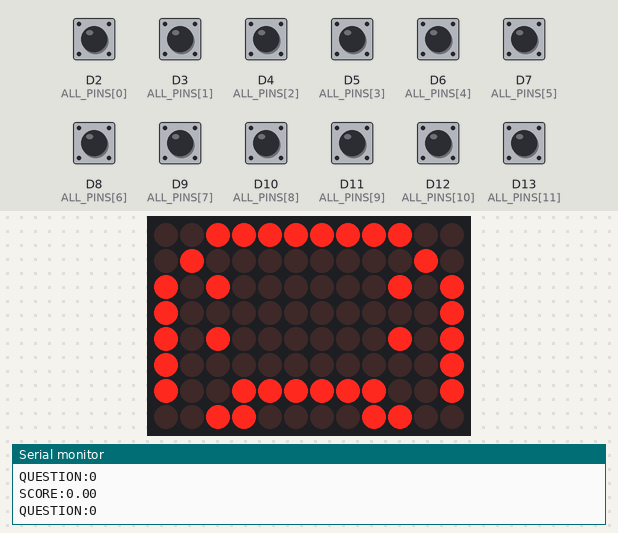
The sketch below on a simulated Arduino Uno R4 WiFi. Parts: 12×8 LED matrix, the last lines printed to the serial monitor. The inputs (shaded band) are chosen by the test bench; at power-on: D2 (ALL_PINS[0]), D3 (ALL_PINS[1]), D4 (ALL_PINS[2]), D5 (ALL_PINS[3]), D6 (ALL_PINS[4]), D7 (ALL_PINS[5]), D8 (ALL_PINS[6]), D9 (ALL_PINS[7]), D10 (ALL_PINS[8]), D11 (ALL_PINS[9]), D12 (ALL_PINS[10]), D13 (ALL_PINS[11]) HIGH.

Above: at 3.2 s.
3.3 s: D2 (ALL_PINS[0]) pulled LOW for 0.15 s
At 4.7 s:
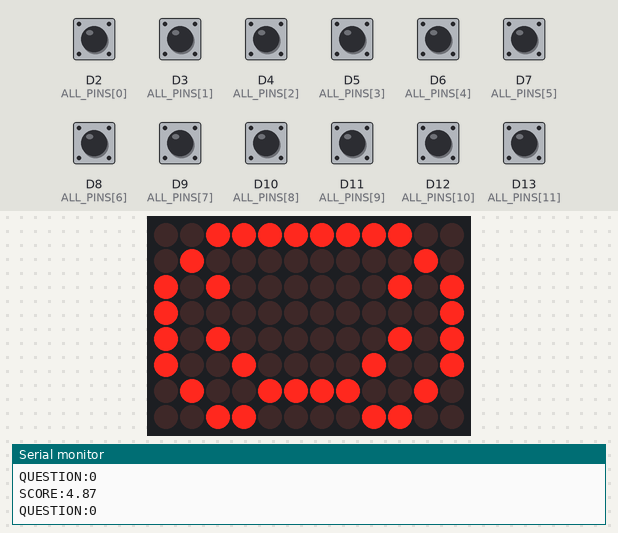
5.4 s: D4 (ALL_PINS[2]) pulled LOW for 0.15 s
At 7.7 s:
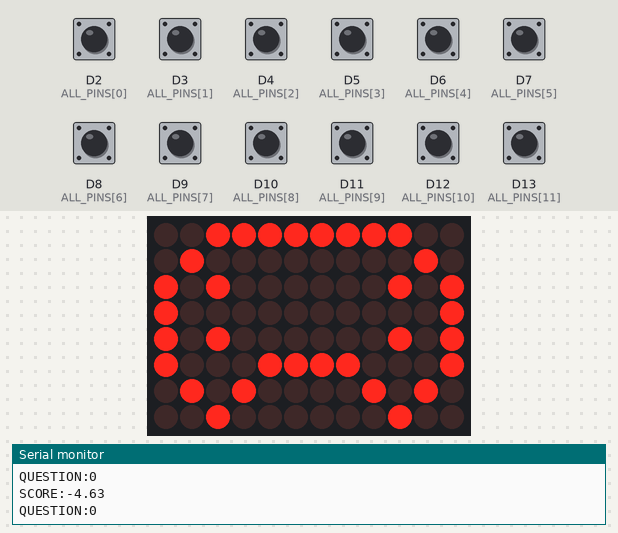
8.5 s: D3 (ALL_PINS[1]) pulled LOW for 0.15 s
At 11.2 s:
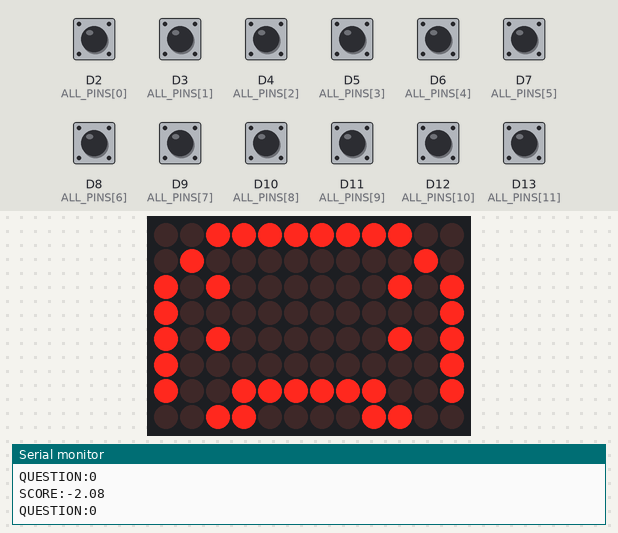
11.5 s: D5 (ALL_PINS[3]) pulled LOW for 0.15 s
13.1 s: D9 (ALL_PINS[7]) pulled LOW for 0.15 s
At 14.5 s:
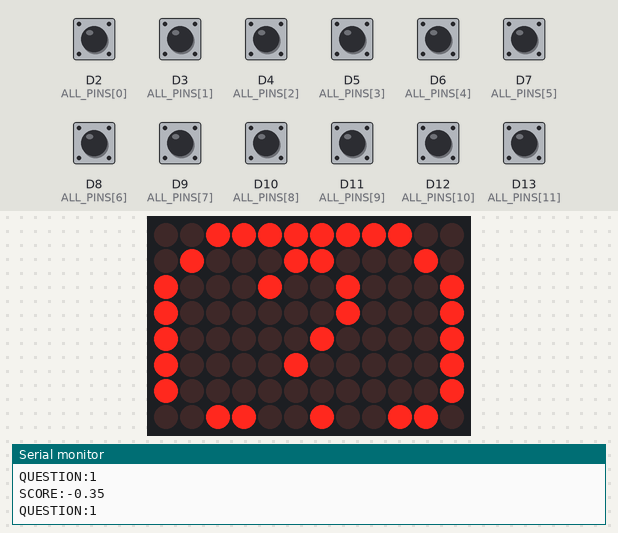
Timing chart, 0 to 16.1 s (numbered marks = the images above; inputs shaded):
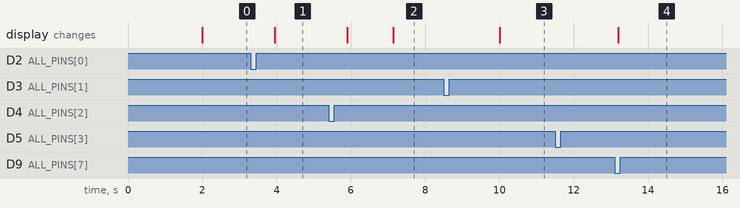

The sketch:

ClassroomMood3Students.ino
```cpp
/*
  Classroom Mood Monitor — 3 Fixed Student Stations
  ==================================================
  Each student has their own 4 buttons on the breadboard.

  Student 1: D2=Happy  D3=Neutral  D4=Sad  D5=Question
  Student 2: D6=Happy  D7=Neutral  D8=Sad  D9=Question
  Student 3: D10=Happy D11=Neutral D12=Sad D13=Question

  Output:
    - LED matrix shows happy/neutral/sad face
    - Serial sends SCORE: and QUESTION: for the slideshow bridge
*/

#include "Arduino_LED_Matrix.h"
ArduinoLEDMatrix matrix;

// ── Pin layout ───────────────────────────────────────────────────
const int NUM_STUDENTS = 3;

const int PIN_HAPPY[3]    = { 2,  6, 10 };
const int PIN_NEUTRAL[3]  = { 3,  7, 11 };
const int PIN_SAD[3]      = { 4,  8, 12 };
const int PIN_QUESTION[3] = { 5,  9, 13 };

const int NUM_PINS = 12;
const int ALL_PINS[12] = { 2,3,4,5, 6,7,8,9, 10,11,12,13 };

// ── Settings ─────────────────────────────────────────────────────
const int   QUESTION_THRESHOLD   = 2;        // 2 of 3 students must press
const unsigned long QUESTION_WINDOW_MS = 10000UL;
const float SMOOTHING            = 0.05f;
const unsigned long UPDATE_MS    = 100;

// ── State ────────────────────────────────────────────────────────
float         studentVote[3];
unsigned long lastVoteTime[3];
bool          questionActive  = false;
float         smoothedScore   = 0.0f;
float         targetScore     = 0.0f;

unsigned long questionPressLog[3];
int           questionPressCount = 0;

bool          lastPinState[12];
unsigned long lastUpdateTime = 0;

// ── LED Matrix faces ─────────────────────────────────────────────
byte happy[8][12] = {
  {0,0,1,1,1,1,1,1,1,1,0,0},
  {0,1,0,0,0,0,0,0,0,0,1,0},
  {1,0,1,0,0,0,0,0,0,1,0,1},
  {1,0,0,0,0,0,0,0,0,0,0,1},
  {1,0,1,0,0,0,0,0,0,1,0,1},
  {1,0,0,1,0,0,0,0,1,0,0,1},
  {0,1,0,0,1,1,1,1,0,0,1,0},
  {0,0,1,1,0,0,0,0,1,1,0,0}
};

byte neutral[8][12] = {
  {0,0,1,1,1,1,1,1,1,1,0,0},
  {0,1,0,0,0,0,0,0,0,0,1,0},
  {1,0,1,0,0,0,0,0,0,1,0,1},
  {1,0,0,0,0,0,0,0,0,0,0,1},
  {1,0,1,0,0,0,0,0,0,1,0,1},
  {1,0,0,0,0,0,0,0,0,0,0,1},
  {1,0,0,1,1,1,1,1,1,0,0,1},
  {0,0,1,1,0,0,0,0,1,1,0,0}
};

byte sad[8][12] = {
  {0,0,1,1,1,1,1,1,1,1,0,0},
  {0,1,0,0,0,0,0,0,0,0,1,0},
  {1,0,1,0,0,0,0,0,0,1,0,1},
  {1,0,0,0,0,0,0,0,0,0,0,1},
  {1,0,1,0,0,0,0,0,0,1,0,1},
  {1,0,0,0,1,1,1,1,0,0,0,1},
  {0,1,0,1,0,0,0,0,1,0,1,0},
  {0,0,1,0,0,0,0,0,0,1,0,0}
};

byte questionFace[8][12] = {
  {0,0,1,1,1,1,1,1,1,1,0,0},
  {0,1,0,0,0,1,1,0,0,0,1,0},
  {1,0,0,0,1,0,0,1,0,0,0,1},
  {1,0,0,0,0,0,0,1,0,0,0,1},
  {1,0,0,0,0,0,1,0,0,0,0,1},
  {1,0,0,0,0,1,0,0,0,0,0,1},
  {1,0,0,0,0,0,0,0,0,0,0,1},
  {0,0,1,1,0,0,1,0,0,1,1,0}
};

// ── Helpers ──────────────────────────────────────────────────────
void showFace(float score) {
  if (questionActive) {
    matrix.renderBitmap(questionFace, 8, 12);
  } else if (score > 3) {
    matrix.renderBitmap(happy, 8, 12);
  } else if (score < -3) {
    matrix.renderBitmap(sad, 8, 12);
  } else {
    matrix.renderBitmap(neutral, 8, 12);
  }
}

float recalcTargetScore() {
  float sum = 0.0f;
  int count = 0;
  for (int i = 0; i < NUM_STUDENTS; i++) {
    if (lastVoteTime[i] > 0) {
      sum += studentVote[i];
      count++;
    }
  }
  return count == 0 ? 0.0f : sum / count;
}

void recordVote(int student, float mood) {
  studentVote[student]  = mood;
  lastVoteTime[student] = millis();
  Serial.print("Student "); Serial.print(student + 1);
  Serial.print(" voted: ");
  if      (mood > 0)  Serial.println("HAPPY");
  else if (mood == 0) Serial.println("NEUTRAL");
  else                Serial.println("SAD");
}

void recordQuestion(int student) {
  unsigned long now = millis();

  // Clear expired presses
  int fresh = 0;
  for (int i = 0; i < questionPressCount; i++) {
    if (now - questionPressLog[i] <= QUESTION_WINDOW_MS) {
      questionPressLog[fresh++] = questionPressLog[i];
    }
  }
  questionPressCount = fresh;

  if (questionPressCount < NUM_STUDENTS) {
    questionPressLog[questionPressCount++] = now;
  }

  int recent = questionPressCount;
  questionActive = (recent >= QUESTION_THRESHOLD);

  Serial.print("Student "); Serial.print(student + 1);
  Serial.print(" pressed question ("); Serial.print(recent);
  Serial.println(questionActive ? " total) - ACTIVE" : " total) - inactive");
}

// ── Setup ────────────────────────────────────────────────────────
void setup() {
  Serial.begin(9600);
  delay(2000);

  matrix.begin();

  for (int i = 0; i < NUM_PINS; i++) {
    pinMode(ALL_PINS[i], INPUT_PULLUP);
    lastPinState[i] = HIGH;
  }
  for (int i = 0; i < NUM_STUDENTS; i++) {
    studentVote[i]  = 0.0f;
    lastVoteTime[i] = 0;
  }

  showFace(0);

  Serial.println("=== 3 Student Mood Monitor Ready ===");
  Serial.println("S1: D2=H D3=N D4=S D5=?");
  Serial.println("S2: D6=H D7=N D8=S D9=?");
  Serial.println("S3: D10=H D11=N D12=S D13=?");
  Serial.println("=====================================");
}

// ── Loop ─────────────────────────────────────────────────────────
void loop() {
  unsigned long now = millis();

  // Read all 12 pins
  for (int i = 0; i < NUM_PINS; i++) {
    bool reading = digitalRead(ALL_PINS[i]);
    if (reading != lastPinState[i]) {
      lastPinState[i] = reading;
      if (reading == LOW) {
        int pin = ALL_PINS[i];

        // Check each student's buttons
        for (int s = 0; s < NUM_STUDENTS; s++) {
          if      (pin == PIN_HAPPY[s])    recordVote(s,  10.0f);
          else if (pin == PIN_NEUTRAL[s])  recordVote(s,   0.0f);
          else if (pin == PIN_SAD[s])      recordVote(s, -10.0f);
          else if (pin == PIN_QUESTION[s]) recordQuestion(s);
        }
      }
    }
  }

  // Update score and display
  if (now - lastUpdateTime >= UPDATE_MS) {
    lastUpdateTime = now;

    targetScore    = recalcTargetScore();
    smoothedScore += (targetScore - smoothedScore) * SMOOTHING;

    // Check if question window expired
    if (questionActive) {
      int fresh = 0;
      for (int i = 0; i < questionPressCount; i++) {
        if (now - questionPressLog[i] <= QUESTION_WINDOW_MS) fresh++;
      }
      if (fresh < QUESTION_THRESHOLD) questionActive = false;
    }

    showFace(smoothedScore);

    // Send to serial bridge
    static unsigned long lastPrint = 0;
    if (now - lastPrint >= 500) {
      lastPrint = now;
      Serial.print("SCORE:"); Serial.println(smoothedScore, 2);
      Serial.print("QUESTION:"); Serial.println(questionActive ? 1 : 0);
    }
  }

  delay(5);
}
```

Measured:
- after the input at 3.3 s, the display: changes after 0.65 s (image 1)
- after the input at 5.4 s, the display: first changes after 0.50 s (image 2 shows a later state)
- after the input at 8.5 s, the display: changes after 1.5 s (image 3)
- after the input at 13.1 s, the display: changes after 0.10 s (image 4)
